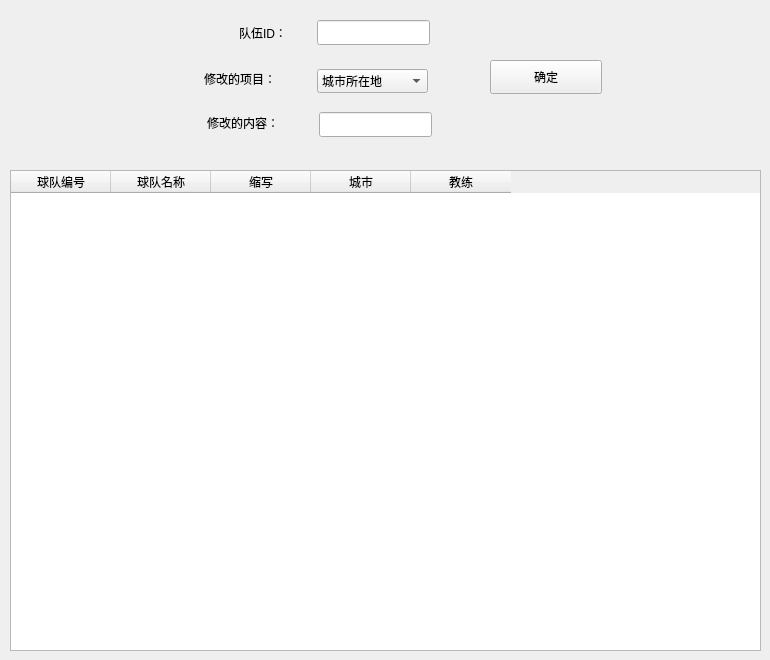
     <widget class="QWidget" name="team_alter_tab">
      <attribute name="title">
       <string>更改球队数据</string>
      </attribute>
      <widget class="QLabel" name="team_team_abbreviation_label">
       <property name="geometry">
        <rect>
         <x>239</x>
         <y>24</y>
         <width>81</width>
         <height>18</height>
        </rect>
       </property>
       <property name="text">
        <string>队伍ID：</string>
       </property>
      </widget>
      <widget class="QLabel" name="team_alter_city_label">
       <property name="geometry">
        <rect>
         <x>204</x>
         <y>69</y>
         <width>131</width>
         <height>20</height>
        </rect>
       </property>
       <property name="text">
        <string>修改的项目：</string>
       </property>
      </widget>
      <widget class="QLineEdit" name="team_alter_content">
       <property name="geometry">
        <rect>
         <x>319</x>
         <y>112</y>
         <width>113</width>
         <height>25</height>
        </rect>
       </property>
      </widget>
      <widget class="QLabel" name="team_alter_context">
       <property name="geometry">
        <rect>
         <x>207</x>
         <y>114</y>
         <width>101</width>
         <height>18</height>
        </rect>
       </property>
       <property name="text">
        <string>修改的内容：</string>
       </property>
      </widget>
      <widget class="QTableWidget" name="team_change_tableWidget">
       <property name="geometry">
        <rect>
         <x>10</x>
         <y>170</y>
         <width>751</width>
         <height>481</height>
        </rect>
       </property>
       <column>
        <property name="text">
         <string>球队编号</string>
        </property>
       </column>
       <column>
        <property name="text">
         <string>球队名称</string>
        </property>
       </column>
       <column>
        <property name="text">
         <string>缩写</string>
        </property>
       </column>
       <column>
        <property name="text">
         <string>城市</string>
        </property>
       </column>
       <column>
        <property name="text">
         <string>教练</string>
        </property>
       </column>
      </widget>
      <widget class="QLineEdit" name="team_alter_id">
       <property name="geometry">
        <rect>
         <x>317</x>
         <y>20</y>
         <width>113</width>
         <height>25</height>
        </rect>
       </property>
      </widget>
      <widget class="QComboBox" name="comboBox_team_alter">
       <property name="geometry">
        <rect>
         <x>317</x>
         <y>69</y>
         <width>111</width>
         <height>24</height>
        </rect>
       </property>
       <item>
        <property name="text">
         <string>城市所在地</string>
        </property>
       </item>
       <item>
        <property name="text">
         <string>教练</string>
        </property>
       </item>
      </widget>
      <widget class="QPushButton" name="team_change_button">
       <property name="geometry">
        <rect>
         <x>490</x>
         <y>60</y>
         <width>112</width>
         <height>34</height>
        </rect>
       </property>
       <property name="text">
        <string>确定</string>
       </property>
      </widget>
     </widget>
